Frame 1 (no input): blank canvas, image omitted
Frame 60 (no input): blank canvas, image omitted
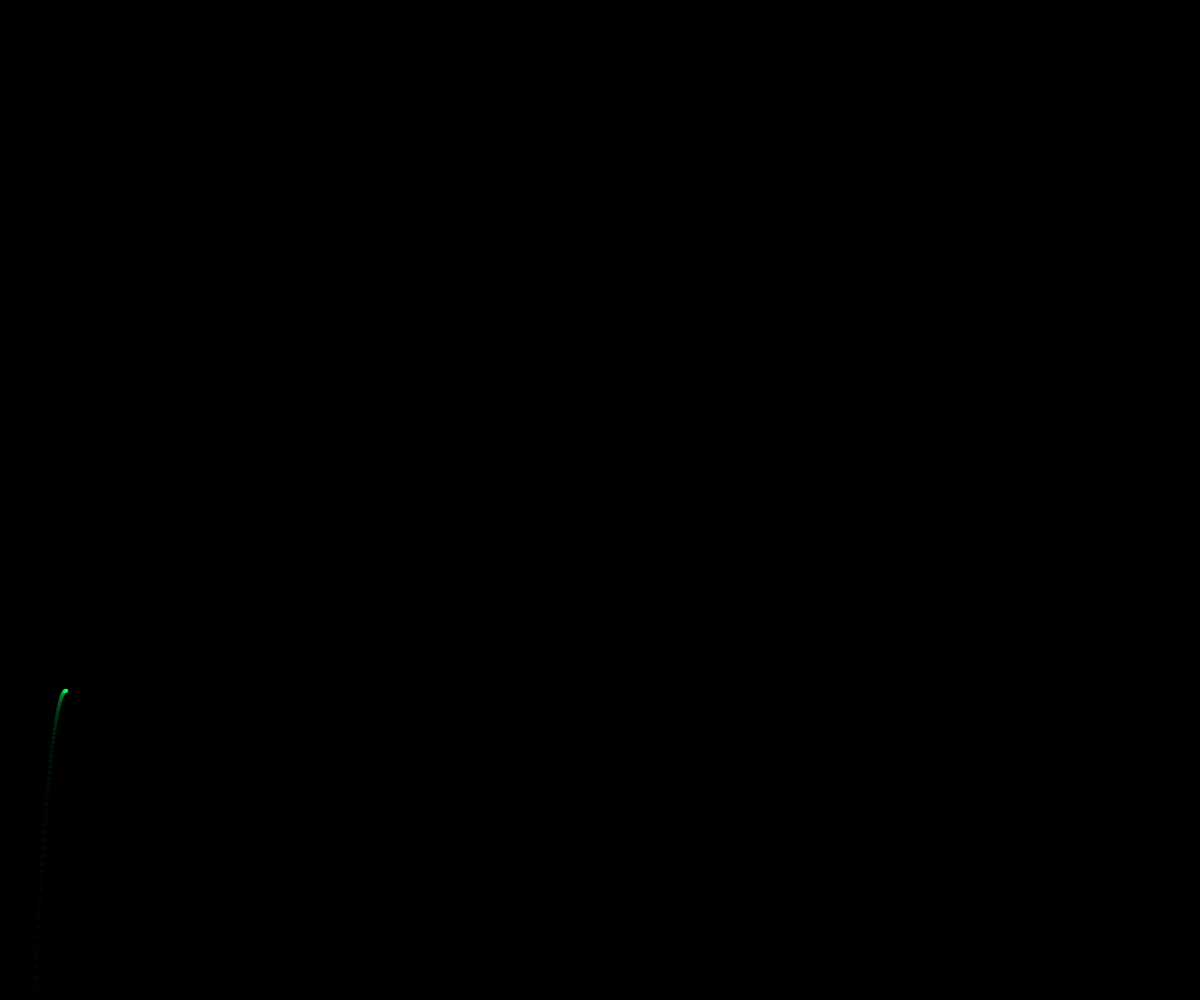
Frame 120 (the mouse pressed at the canvas centre since frame 60)

The p5.js sketch whose frames 1 and 60 were blank and that drew this single picture after the mouse press (run headless with seeded random() and noise() and a simulated clock; from frame 60 on, the mouse is pressed at the canvas centre):

// p5.js sketch
// ── sketch.js
// Daniel Shiffman
// http://codingtra.in
// http://patreon.com/codingtrain
// Code for: https://youtu.be/CKeyIbT3vXI

var fireworks = [];
var gravity;

function setup() {
  createCanvas(windowWidth, windowHeight);
  colorMode(HSB);
  gravity = createVector(0, 0.2);
  stroke(255);
  strokeWeight(4);
  background(0);
   
   
}

function draw() {
  colorMode(RGB);
  background(0, 0, 0, 25);
  
  if (random(1) < 0.03) {
    fireworks.push(new Firework());
  }
  
  for (var i = fireworks.length - 1; i >= 0; i--) {
    fireworks[i].update();
    fireworks[i].show();
    
    if (fireworks[i].done()) {
      fireworks.splice(i, 1);
    }
  }
}
// ── firework.js
// Daniel Shiffman
// http://codingtra.in
// http://patreon.com/codingtrain
// Code for: https://youtu.be/CKeyIbT3vXI

function Firework() {
  this.hu = random(255);
  this.firework = new Particle(random(width), height, this.hu, true);
  this.exploded = false;
  this.particles = [];
//-----------------------------------------------------------------------------
  this.done = function() {
//-----------------------------------------------------------------------------
    if (this.exploded && this.particles.length === 0) {
      return true;
    } else {
      return false;
    }
  }
//-----------------------------------------------------------------------------
  this.update = function() {
//-----------------------------------------------------------------------------
    if (!this.exploded) {
      this.firework.applyForce(gravity);
      this.firework.update();
      
      if (this.firework.vel.y >= 0) {
        this.exploded = true;
        this.explode();
      }
    }
    
    for (var i = this.particles.length - 1; i >= 0; i--) {
      this.particles[i].applyForce(gravity);
      this.particles[i].update();
      
      if (this.particles[i].done()) {
        this.particles.splice(i, 1);
      }
    }
     makeHouses();
  }
//-----------------------------------------------------------------------------
  this.explode = function() {
//-----------------------------------------------------------------------------
    /*for (var i = 0; i < 100; i++) {
      var p = new Particle(this.firework.pos.x, this.firework.pos.y, this.hu, false);
      this.particles.push(p);
    }*/
     //
     //https://forum.processing.org/two/discussion/25369/how-to-modify-fireworks-code-so-that-it-reacts-to-sound-mic-input
     //
     for (var i = 0; i < 90; i++) 
     {
       sparkleDir = random(0, TWO_PI);
       sparkleVel = random(3,5);
       sparkleSpd = createVector(this.firework.vel.x + sparkleVel * cos(sparkleDir), this.firework.vel.y + sparkleVel * sin(sparkleDir))
       thisSparkle = new Particle(this.firework.pos.x, this.firework.pos.y, this.hu, false, sparkleSpd.copy());
      
       this.particles.push(thisSparkle);
     }
     /*for (var i = 0; i < 10; i++) 
     {
       sparkleDir = random(0, TWO_PI);
       sparkleVel = random(0,.5);
       sparkleSpd = createVector(this.firework.vel.x + sparkleVel * cos(sparkleDir), this.firework.vel.y + sparkleVel * sin(sparkleDir))
       thisSparkle = new Particle(this.firework.pos.x, this.firework.pos.y, this.hu, false, sparkleSpd.copy(), round(random(0,40)));
       this.particles.push(thisSparkle);
     }*/
  }
//-----------------------------------------------------------------------------
  this.show = function() {
//-----------------------------------------------------------------------------
    if (!this.exploded) {
      this.firework.show();
    }
    
    for (var i = 0; i < this.particles.length; i++) {
      this.particles[i].show();
    }
  }
}
function makeHouses() {
	houses = createGraphics(width, height);
	houses.strokeWeight(2);
	const houseCount = 10;
	const houseWidth = width / houseCount;
	const houseWindowWidth = 10;
	const houseWindowHeight = 15;
	for (let i = 0; i < houseCount; i++) {
		const houseHeight = random(35, 100);
		houses.fill(128);
		houses.rect(houseWidth * i, height - houseHeight, houseWidth, houseHeight * 2);

		for (let windowY = height - houseHeight + 10; windowY < height - houseWindowHeight - 5; windowY += houseWindowHeight + 5) {
			houses.fill(random() < 0.25 ? 'yellow' : 64);
			houses.rect(houseWidth * i + 12, windowY, houseWindowWidth, houseWindowHeight);

			houses.fill(random() < 0.25 ? 'yellow' : 64);
			houses.rect(houseWidth * (i + 1) - 12 - houseWindowWidth, windowY, houseWindowWidth, houseWindowHeight);

		}
	}
}
// ── particle.js
// Daniel Shiffman
// http://codingtra.in
// http://patreon.com/codingtrain
// Code for: https://youtu.be/CKeyIbT3vXI

function Particle(x, y, hu, firework, speed) {
   this.pos = createVector(x, y);
   this.firework = firework;
   this.lifespan = 255;
   this.hu = hu;
   //this.acc = createVector(0,0);
   this.acc = (speed == undefined ? createVector(0, 0) : speed.copy());
   this.burntime = 0;
   this.gravity = 0;

   if (this.firework) {
      this.vel = createVector(random(-1,1), random(-14, -10));
   } else {
      this.vel = p5.Vector.random2D();
      this.vel.mult(random(2, 10));
      
   }
   //-----------------------------------------------------------------------------
   this.applyForce = function (force) {
   //-----------------------------------------------------------------------------
      this.gravity = force;
      this.acc.add(this.gravity);
   }
   //-----------------------------------------------------------------------------
   this.update = function () {
   //-----------------------------------------------------------------------------
      if (!this.firework) {
         this.vel.mult(0.9);
         this.lifespan -= 4;
      }

      this.vel.add(this.acc);
      this.pos.add(this.vel);
      this.acc.mult(0);
   }
   //-----------------------------------------------------------------------------
   this.done = function () {
   //-----------------------------------------------------------------------------
      if (this.lifespan < 0) {
         return true;
      } else {
         return false;
      }
   }
   //-----------------------------------------------------------------------------
   this.show = function () {
   //-----------------------------------------------------------------------------
      colorMode(HSB);
      
      if (!this.firework) { //Sparkle
         strokeWeight(2);
         stroke(hu, 255, 255, this.lifespan);
         
        // this.burntime++;
      } else { //Firework
         strokeWeight(4);
         stroke(hu, 255, 255);
      }
      point(this.pos.x, this.pos.y);
   }
}
